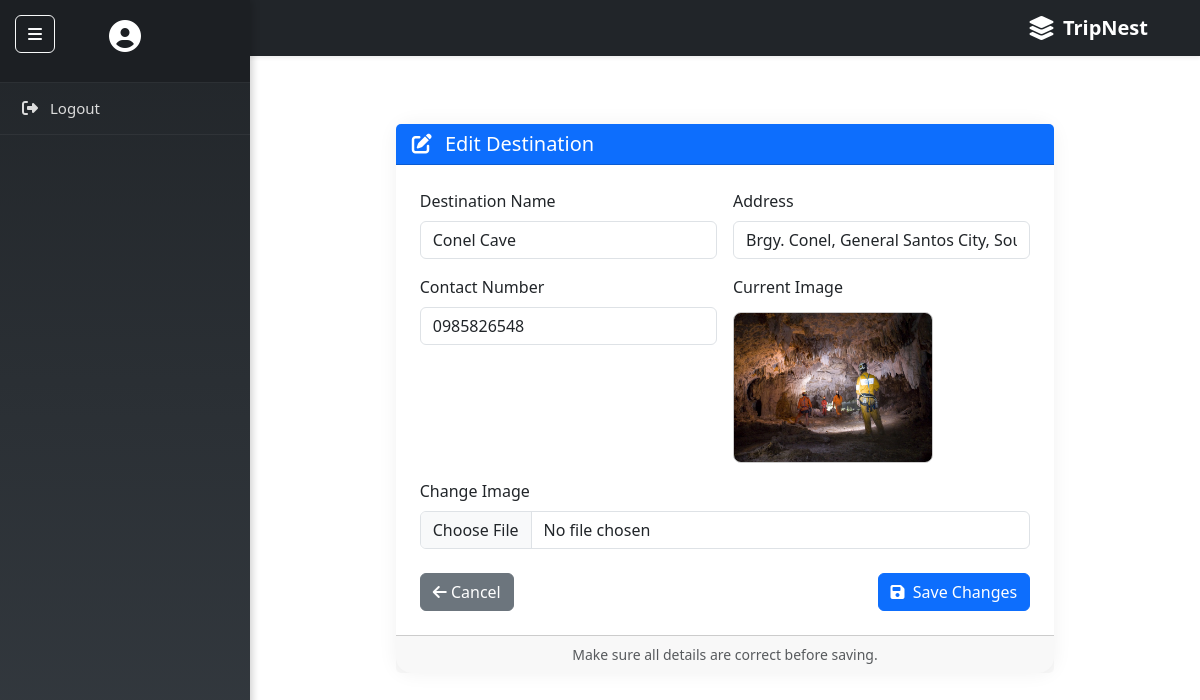
The page /CLIENT/edit_destination.php?id=1 on the database as committed earlier.
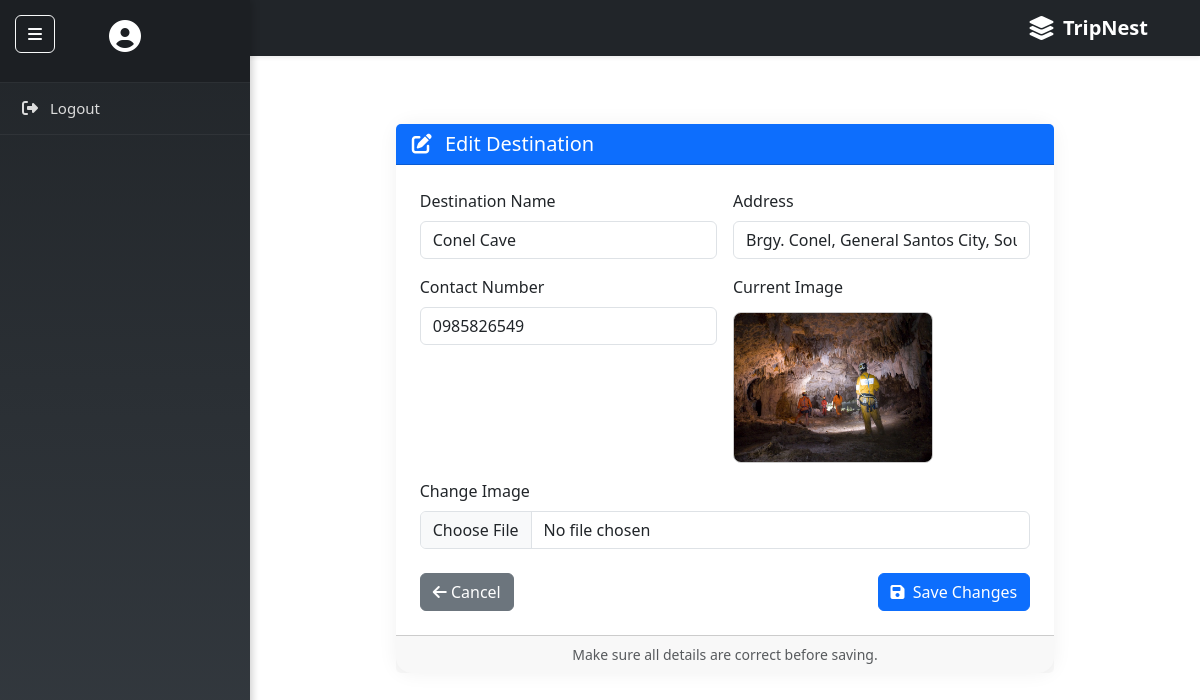
The same page on the database as committed later.
### tables this page shows
CREATE TABLE `destination` (
  `id` int(11) NOT NULL,
  `name` varchar(25) NOT NULL,
  `description` longtext NOT NULL,
  `image` varchar(255) DEFAULT NULL,
  `address` varchar(65) DEFAULT NULL,
  `contact_number` varchar(20) DEFAULT NULL,
  `created_at` timestamp NOT NULL DEFAULT current_timestamp()
);

### CLIENT/edit_destination.php (the view, shortened to what this page needs)
<?php
include_once "includes/config.php";
include_once "includes/header.php";
include_once "includes/sidebar.php";
include_once "includes/navbar.php";
$id = isset($_GET['id']) ? (int)$_GET['id'] : 0;
$result = $conn->query("SELECT * FROM destination WHERE id = $id");
$data = $result->fetch_assoc();
?>
<div id="main-content">
  <div class="container mt-5">
    <div class="row justify-content-center">
      <div class="col-lg-10 col-xl-9">
        <div class="card card-modern border-0">
          <div class="card-header bg-primary text-white">
            <h5 class="mb-0"><i class="fas fa-edit me-2"></i> Edit Destination</h5>
          </div>
          <div class="card-body bg-white p-4">
            <form method="post" enctype="multipart/form-data" id="editForm">
              <div class="row g-3">
                <div class="col-md-6">
                  <label class="form-label">Destination Name</label>
                  <input type="text" name="name" value="<?= htmlspecialchars($data['name']) ?>" class="form-control" required>
                </div>
                <div class="col-md-6">
                  <label class="form-label">Address</label>
                  <input type="text" name="address" value="<?= htmlspecialchars($data['address']) ?>" class="form-control" required>
                </div>
                <div class="col-md-6">
                  <label class="form-label">Contact Number</label>
                  <input type="text" name="contact_number" value="<?= htmlspecialchars($data['contact_number']) ?>" class="form-control" required>
                </div>
                <div class="col-md-6">
                  <label class="form-label">Current Image</label><br>
                  <img src="uploads/<?= htmlspecialchars($data['image']) ?>" class="img-preview">
                </div>
                <div class="col-md-12">
                  <label class="form-label">Change Image</label>
                  <input type="file" name="image" class="form-control">
                </div>
              </div>
              <div class="d-flex justify-content-between mt-4">
                <a href="manage_destinations.php" class="btn btn-secondary">
                  <i class="fas fa-arrow-left"></i> Cancel
                </a>
                <button type="button" class="btn btn-primary" onclick="confirmUpdate()">
                  <i class="fas fa-save me-1"></i> Save Changes
                </button>
              </div>
            </form>
          </div>
          <div class="card-footer text-center text-muted small">
            Make sure all details are correct before saving.
          </div>
        </div>
      </div>
    </div>
  </div>
</div>

Rows that differ between the two databases and show on the page:
changed destination "Conel Cave": contact_number "0985826548" → "0985826549"
